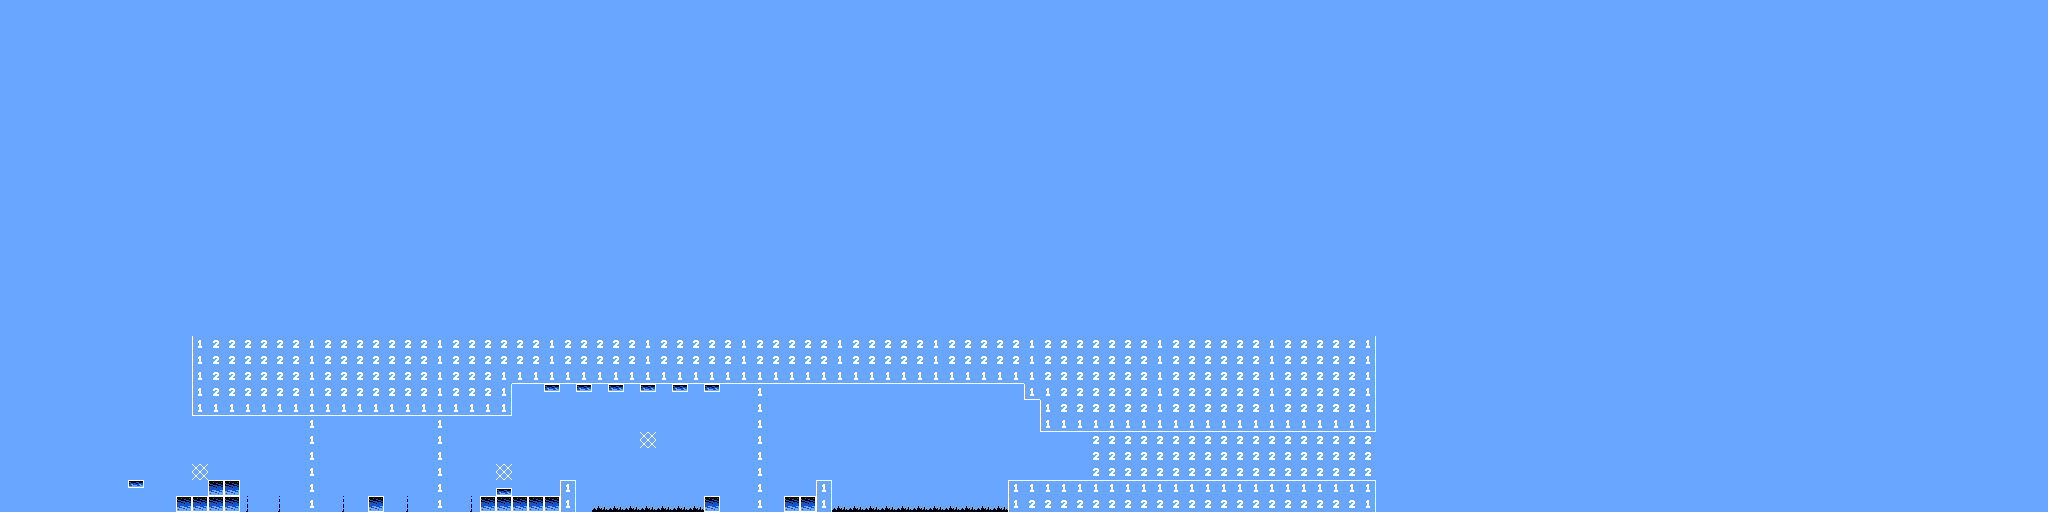

Below is a game level as drawn by its tile map, then a one-line description and the .tmx that defines it (tile-layer data replaced by summaries):
An orthogonal 128x32 tile map with 16x16 px tiles, 1 tile layer (Tiles).

<map version="1.10" tiledversion="1.11.2" orientation="orthogonal" renderorder="right-down" width="128" height="32" tilewidth="16" tileheight="16" infinite="0" nextlayerid="2" nextobjectid="1">
 <editorsettings>
  <export target="fd2_test_level.csv" format="csv" />
 </editorsettings>
 <tileset firstgid="1" name="fd2 metatiles" tilewidth="16" tileheight="16" tilecount="256" columns="16">
  <image source="../metatiles/fd2 metatiles.png" width="256" height="256" />
 </tileset>
 <layer id="1" name="Tiles" width="128" height="32">
  <data>[4096 cells, 4096 non-empty, 19 distinct tile ids]</data>
 </layer>
</map>
